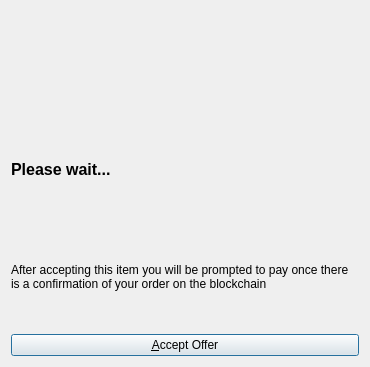
<?xml version="1.0" encoding="UTF-8"?>
<ui version="4.0">
 <class>OfferAcceptDialog</class>
 <widget class="QDialog" name="OfferAcceptDialog">
  <property name="geometry">
   <rect>
    <x>0</x>
    <y>0</y>
    <width>370</width>
    <height>367</height>
   </rect>
  </property>
  <property name="windowTitle">
   <string>Accept Syscoin Offer</string>
  </property>
  <layout class="QGridLayout" name="gridLayout">
   <item row="1" column="0">
    <layout class="QHBoxLayout" name="horizontalLayout">
     <item>
      <widget class="QLabel" name="acceptMessage">
       <property name="font">
        <font>
         <pointsize>12</pointsize>
         <weight>75</weight>
         <bold>true</bold>
        </font>
       </property>
       <property name="cursor">
        <cursorShape>IBeamCursor</cursorShape>
       </property>
       <property name="text">
        <string>&lt;html&gt;&lt;head/&gt;&lt;body&gt;&lt;p&gt;&lt;span style=&quot; font-size:12pt; font-weight:600;&quot;&gt;Please wait...&lt;/span&gt;&lt;/p&gt;&lt;/body&gt;&lt;/html&gt;</string>
       </property>
       <property name="textInteractionFlags">
        <set>Qt::LinksAccessibleByMouse|Qt::TextSelectableByKeyboard|Qt::TextSelectableByMouse</set>
       </property>
      </widget>
     </item>
    </layout>
   </item>
   <item row="0" column="0">
    <widget class="QLabel" name="label_3">
     <property name="text">
      <string/>
     </property>
     <property name="pixmap">
      <pixmap resource="../bitcoin.qrc">:/images/splash</pixmap>
     </property>
     <property name="alignment">
      <set>Qt::AlignCenter</set>
     </property>
    </widget>
   </item>
   <item row="2" column="0">
    <widget class="QLabel" name="copyrightLabel">
     <property name="cursor">
      <cursorShape>IBeamCursor</cursorShape>
     </property>
     <property name="text">
      <string notr="true">After accepting this item you will be prompted to pay once there is a confirmation of your order on the blockchain</string>
     </property>
     <property name="textFormat">
      <enum>Qt::RichText</enum>
     </property>
     <property name="wordWrap">
      <bool>true</bool>
     </property>
     <property name="textInteractionFlags">
      <set>Qt::LinksAccessibleByMouse|Qt::TextSelectableByKeyboard|Qt::TextSelectableByMouse</set>
     </property>
    </widget>
   </item>
   <item row="3" column="0">
    <widget class="QPushButton" name="acceptButton">
     <property name="text">
      <string>&amp;Accept Offer</string>
     </property>
    </widget>
   </item>
  </layout>
 </widget>
 <resources>
  <include location="../bitcoin.qrc"/>
 </resources>
 <connections/>
</ui>
